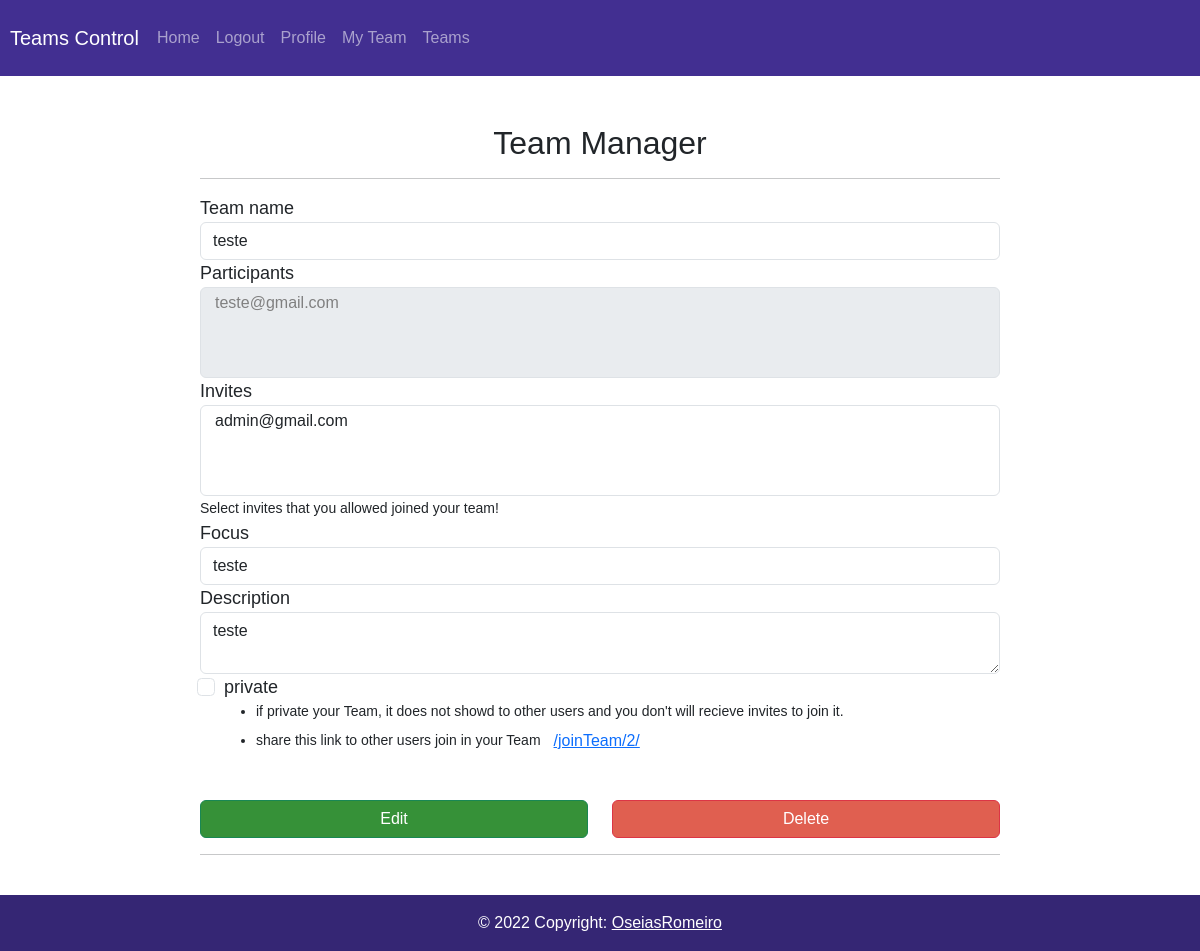
The app's page /team/2/ (signed in), older data.
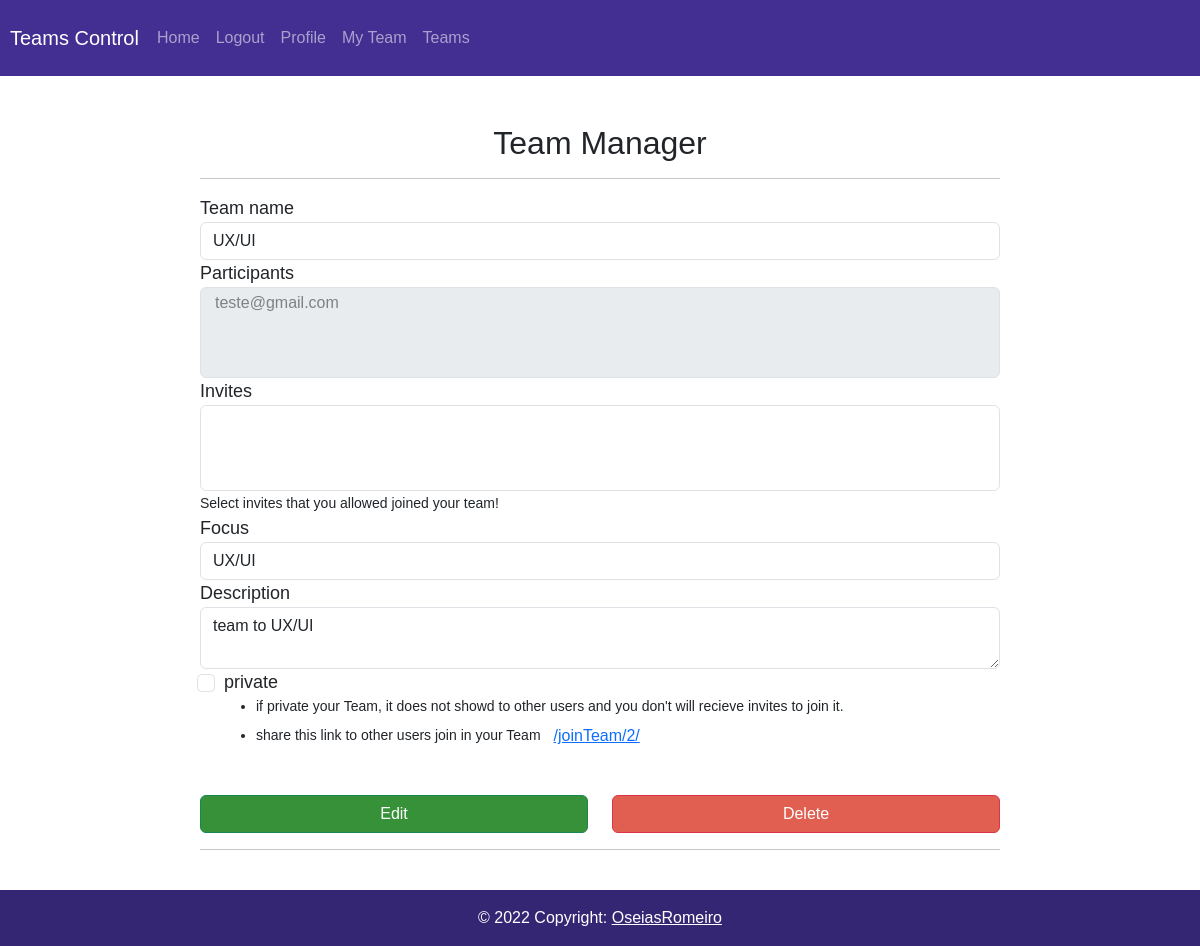
The same page, newer data.
### app/models.py (models this page shows, shortened)
class Team(models.Model):
    owner = models.OneToOneField(CustomUser, on_delete=models.CASCADE, primary_key=True, default=CustomUser)
    participants = models.ManyToManyField(CustomUser, default=CustomUser, related_name='participa')
    invites = models.ManyToManyField(CustomUser, related_name='invited')
    name = models.CharField('Name', max_length=20)
    focus = models.CharField('Focus', max_length=50)
    description = models.CharField('Description', max_length=200)
    private = models.BooleanField(default=False)

### app/views.py (the view, shortened to what this page needs)
# urls.py: path('team/<int:pk>/', TeamView.as_view(), name='team'),
class TeamView(LoginRequiredMixin, UpdateView):
    template_name = 'team/team.html'
    fields = ['owner', 'participants', 'invites', 'name', 'focus', 'description', 'private']
    model = Team

### app/templates/team/team.html (shortened to what this page needs)
{% extends 'base.html' %}
{% block content %}
<div class="container">
    <div class="d-flex justify-content-center">
        <div class="card-body" style="max-width: 800px;">
            <br><br>
            <h2 class="text-center">Team Manager</h2>
            <hr>
            <form action="" method="post">{% csrf_token %}
                <div class="form-group">
                    <label for="name">Team name</label>
                    <input type="text" class="form-control" name="name" value="{{ team.name }}">
                </div>
                <label for="liParticipantes">Participants</label>
                <select class="form-select" id="liParticipantes" multiple disabled>
                    {% for p in team.participants.all %}
                        <option value="{{ p.pk }}">{{ p.email }}</option>
                    {% endfor %}
                </select>
                <label for="participants">Invites</label>
                <select class="form-select" name="participants" id="id_participants" multiple>
                    {% for p in team.participants.all %}
                        <option value="{{ p.pk }}" selected hidden>{{ p.email }}</option>
                    {% endfor %}
                    {% for i in team.invites.all %}
                        {% if i not in team.participants.all %}
                            <option value="{{ i.pk }}">{{ i.email }}</option>
                        {% endif %}
                    {% endfor %}
                </select>
                <small>Select invites that you allowed joined your team!</small>
                <div class="form-group">
                    <label for="focus">Focus</label>
                    <input type="text" class="form-control" name="focus" value="{{ team.focus }}">
                </div>
                <div class="form-group">
                    <label for="description">Description</label>
                    <textarea class="form-control" name="description">{{ team.description }}</textarea>
                </div>
                <div class="form-check">
                    <input class="form-check-input" type="checkbox" name="private" value="1"
                    >
                    <label class="form-check-label" for="private">private</label>
                    <small><ul>
                        <li>if private your Team, it does not showd to other users and you don't will recieve invites to join it.</li>
                        <li>share this link to other users join in your Team<button class="btn btn-link">{% url 'joinTeam' user.pk %}</button></li>
                    </ul></small>
                </div>
                <br>
                <div class="row">
                    <div class="col">
                        <button type="submit" class="text-center btn btn-success" style="width: 100%;">Edit</button>
                    </div>
                    <div class="col">
                        <a href="{% url 'deleteTeam' user.pk %}" class="text-center btn btn-danger" style="width: 100%; margin-top: 0;">Delete</a>
                    </div>
                </div>
            </form>
            <hr>
        </div>
    </div>
</div>
<br>
{% endblock %}

Row changes from the older to the newer data that the page shows:
changed Team: name "teste" → "UX/UI"; focus "teste" → "UX/UI"; description "teste" → "team to UX/UI"
Text that changed along with them:
form field participants: "admin@gmail.com" → (not shown)
